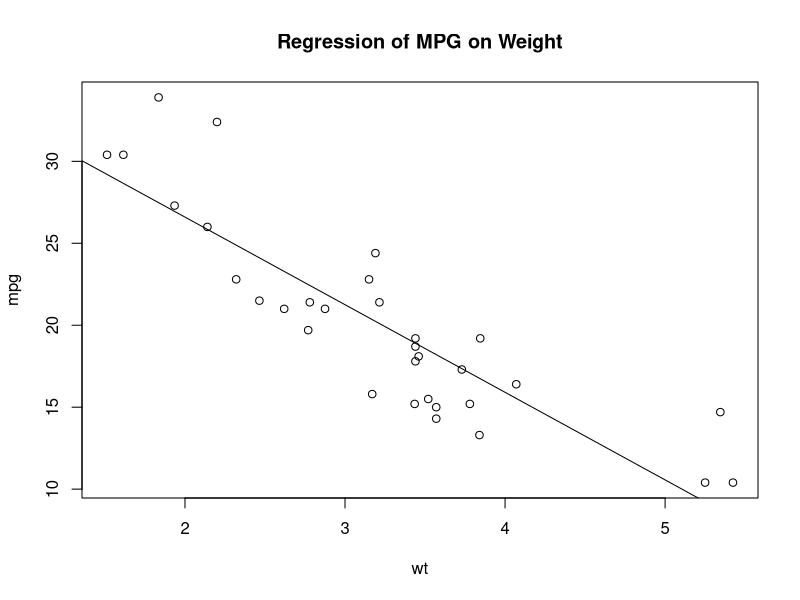
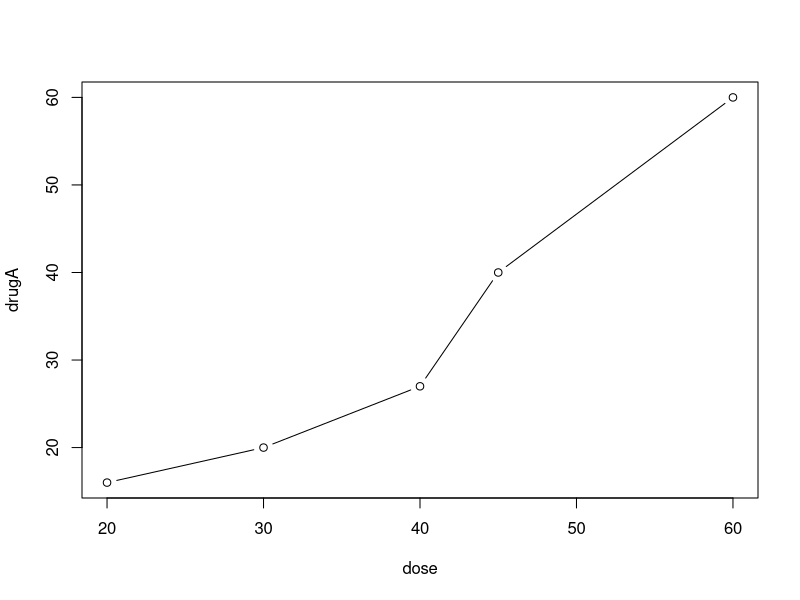
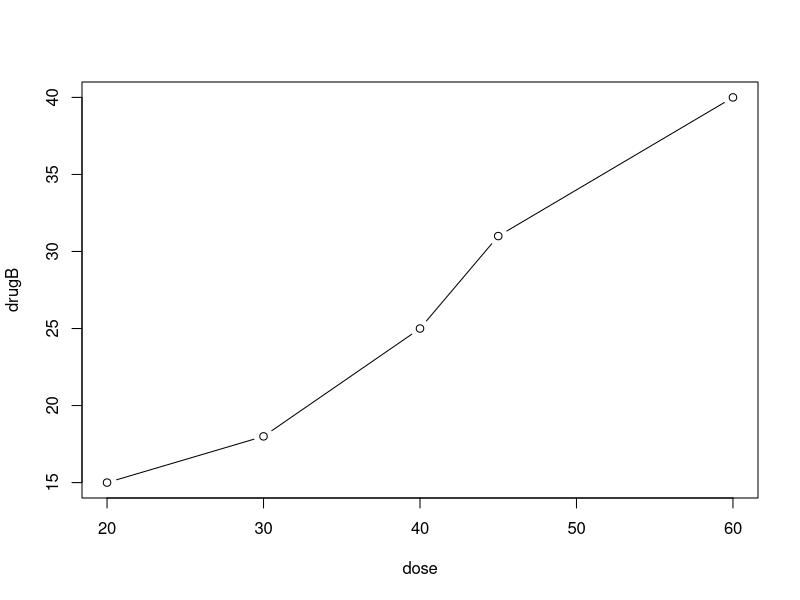
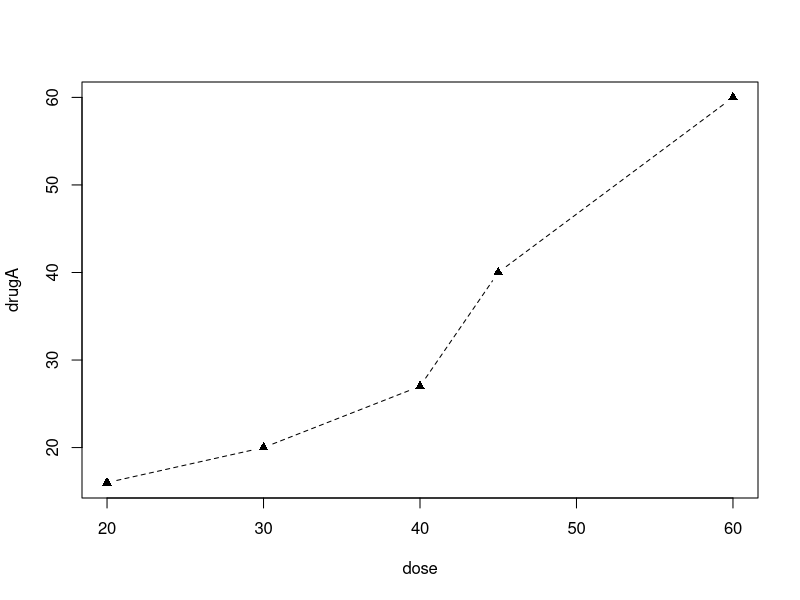
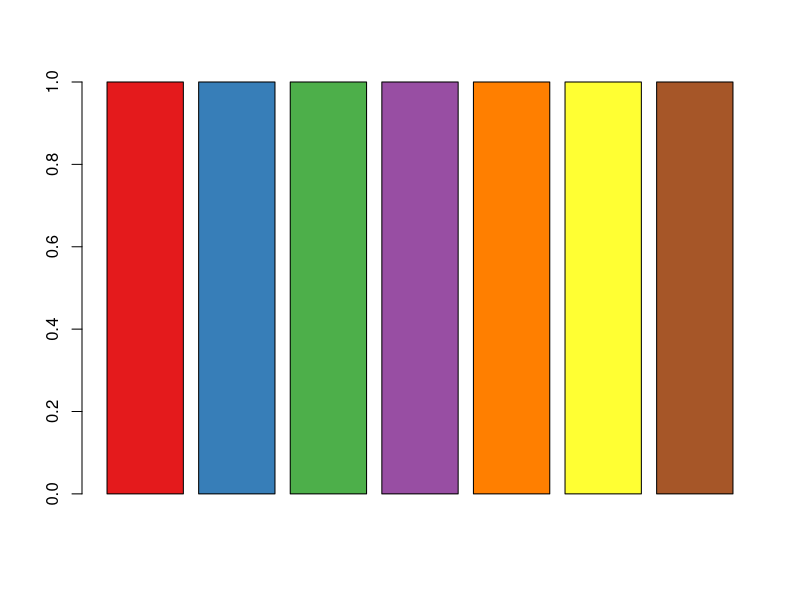
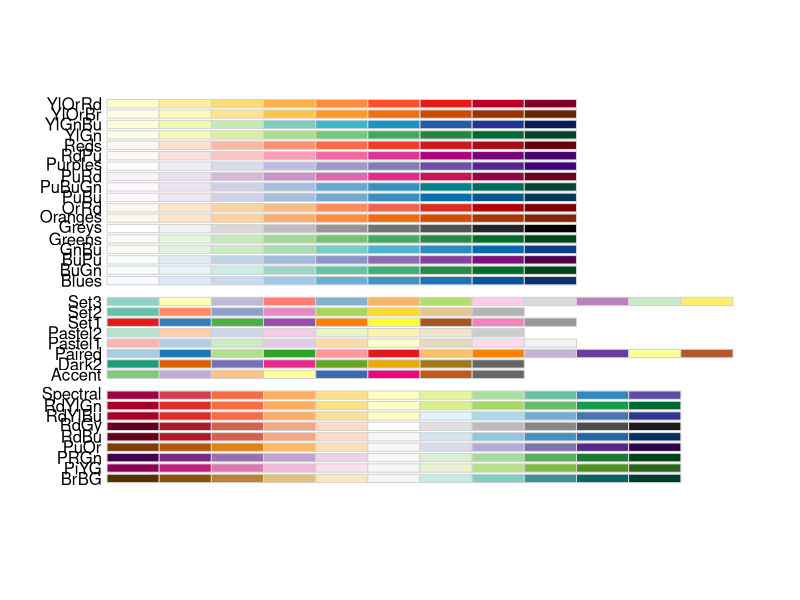
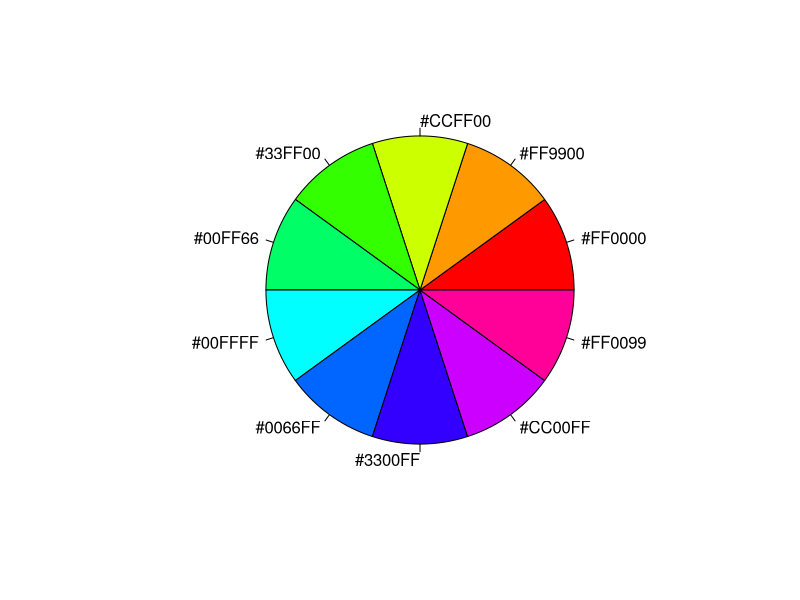

The R source for these figures, in order:
a <- c(1,2,3,4,5,6)
library(datasets)
data(mtcars)
str(mtcars)
head(mtcars)
attach(mtcars)
plot(wt,mpg)
abline(lm(mpg~wt))  #绘制mpg与wt的最优拟合曲线
#help(lm)
title("Regression of MPG on Weight")
detach(mtcars)

#一个简单例子
dose <- c(20,30,40,45,60)
drugA <- c(16,20,27,40,60)
drugB <- c(15,18,25,31,40)
plot(dose,drugA,type='b')
plot(dose,drugB,type = 'b')

#一个改变图标颜色的实例
opar <- par(no.readonly=TRUE)
par(lty=2,pch=17)
plot(dose,drugA,type='b')
par(opar)

#RcolrBrewer是一个拥有多种颜色的包
library(RColorBrewer)
n <- 7
mycolors <- brewer.pal(n,"Set1")
barplot(rep(1,n),col = mycolors)
brewer.pal.info
display.brewer.all()

n <- 10
mycolors <- rainbow(n)
pie(rep(1,n),labels = mycolors,col = mycolors)
help(rep)

manager <- c(1,2,3,4,5)
data <- c("10/24/08","10/28/08","10/1/08","10/12/08","5/1/09")
country <- c("US","US","UK","UK","UK")
gender <- c("M","F","F","M","F")
age <- c(32,45,25,39,99)



